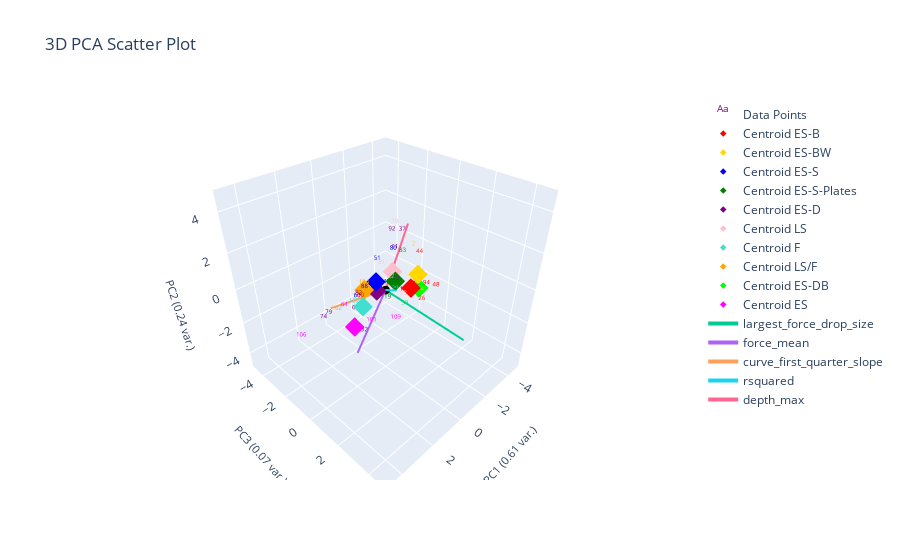
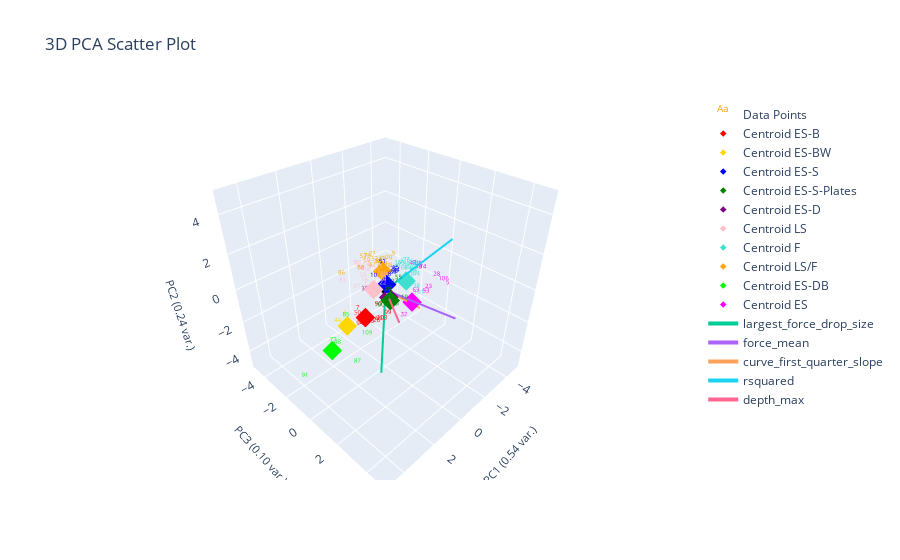

Notebook cell for these charts, in order:
### Markdown cell above
# Nearest Centroid
- Each class is represented by it's centroid, with test sample classified to the class with the nearest centroid

### Code cell
from sklearn.neighbors import NearestCentroid

X = plotting.extract_numerical_features(marions_labeled_data).values.tolist()
y = marions_labeled_data[f'{ylabel_name}_nums'].values.tolist()
nc = NearestCentroid()
nc.fit(X,y)
nc_predictions = pd.Series(nc.predict(clustering_features.values))

nc_actual = marions_labeled_data[f'{ylabel_name}_nums']
nc_changed_ylabel_idxs = loss(nc_predictions, nc_actual)
print(f'loss: {nc_changed_ylabel_idxs}')
nc_corrected_predictions = correct_pseudo_ylabels_to_actual(nc_predictions, nc_actual, nc_changed_ylabel_idxs)

print(data_features.loc[nc_changed_ylabel_idxs]['filenames'])

# ground truth don't move
plotting.plot_cluster_subplots(nc_corrected_predictions, curve_data, 
                                  clustering_method="Nearest Centroid", 
                                  cluster_category_names=cluster_num_to_ylabel,
                                  bold_idxs=nc_actual.index
                                  )

# # ground truth move
# plotting.plot_cluster_subplots(nc_predictions, curve_data,
#                                   clustering_method="Nearest Centroid", 
#                                   cluster_category_names=cluster_num_to_ylabel,
#                                   pseudo_corrections=nc_corrected_predictions,
#                                   bold_idxs=nc_actual.index
#                                   )

# plotting.pca_analysis(marions_labeled_data)

# pca plot Marion's labeled points 
centroids = pd.DataFrame(data=nc.centroids_, columns=plotting.extract_numerical_features(marions_labeled_data).columns)
centroids[f'{ylabel_name}_nums'] = nc.classes_
plotting.plot_pca(marions_labeled_data, marions_labeled_data[f'{ylabel_name}_nums'], 3,
                  graph_title=f'',
                  ylabel_name=ylabel_name,
                  centroids=centroids)

# plot all points and their pseudo labels
plotting.plot_pca(clustering_features, nc_predictions, 3,
                  graph_title=f'',
                  ylabel_name=ylabel_name,
                  centroids=centroids)

plotting.pca_analysis(clustering_features)

### Figure 1 — Plotly figure (JSON) as saved in the notebook; plotly's stock layout.template omitted (floating-point values rounded to 4 significant figures)
{"data": [{"mode": "text", "name": "Data Points", "text": ["1", "2", "3", "4", "13", "19", "22", "26", "29", "30", "32", "33", "37", "44", "45", "48", "50", "51", "53", "60", "61", "62", "63", "64", "72", "73", "74", "79", "80", "81", "82", "83", "88", "91", "92", "94", "101", "102", "104", "106", "109"], "textfont": {"color": ["purple", "gold", "red", "gold", "pink", "green", "pink", "red", "turquoise", "red", "purple", "purple", "purple", "red", "blue", "red", "lime", "blue", "pink", "blue", "purple", "turquoise", "purple", "magenta", "pink", "purple", "purple", "purple", "blue", "pink", "purple", "green", "blue", "lime", "purple", "red", "magenta", "turquoise", "orange", "magenta", "magenta"], "size": 6}, "type": "scatter3d", "x": [-1.074, -2.527, -0.5126, -1.879, -1.011, 0.6182, 0.05756, -1.011, 0.1794, 1.849, 1.239, 0.009419, -1.748, -2.802, -0.9999, -2.926, -0.9351, 0.4037, -0.02869, 1.958, -0.4991, 2.729, 1.766, 2.304, -0.05611, -2.744, 3.232, 2.961, -0.3326, -0.9349, 1.815, -0.9498, 1.302, -4.964, -0.9567, -1.837, 1.767, 2.138, 1.071, 4.148, -0.8183], "y": [-0.002104, -0.5521, 0.002216, 0.6927, -0.4122, 0.758, 0.4089, 1.411, 0.7943, 0.3063, -0.2117, 0.6544, -0.6236, -0.3753, -0.9498, 0.7163, 0.4125, -0.1548, 1.121, 0.1998, 0.06631, -0.1923, -0.1722, -0.2851, 0.3823, -0.4984, -0.6529, -0.6205, 0.1526, -1.234, 0.1412, 0.1569, -0.03736, -1.322, -0.5437, 0.9729, 0.8589, 0.2084, -0.3028, -1.199, -0.07459], "z": [-0.9362, 0.805, 0.3327, -1.017, 2.67, -0.1155, 0.5738, -0.733, 0.1547, 0.384, -2.293, 0.5752, 1.909, 0.3359, -0.9326, -1.252, -1.505, 1.447, -0.06217, 0.3692, 1.756, -0.1079, -0.6158, -0.2024, 1.043, -1.7, -0.5678, -0.4602, 1.788, 0.1447, 0.4022, 1.408, 0.4062, -1.612, 2.258, -0.4544, -0.7342, 0.1785, 0.4022, -1.415, -2.628]}, {"marker": {"color": "red", "size": 5, "symbol": "diamond"}, "mode": "markers", "name": "Centroid ES-B", "type": "scatter3d", "x": [-1.207], "y": [0.5055], "z": [-0.2312]}, {"marker": {"color": "gold", "size": 5, "symbol": "diamond"}, "mode": "markers", "name": "Centroid ES-BW", "type": "scatter3d", "x": [-2.203], "y": [0.07029], "z": [-0.1059]}, {"marker": {"color": "blue", "size": 5, "symbol": "diamond"}, "mode": "markers", "name": "Centroid ES-S", "type": "scatter3d", "x": [0.4662], "y": [-0.1579], "z": [0.6156]}, {"marker": {"color": "green", "size": 5, "symbol": "diamond"}, "mode": "markers", "name": "Centroid ES-S-Plates", "type": "scatter3d", "x": [-0.1658], "y": [0.4575], "z": [0.6464]}, {"marker": {"color": "purple", "size": 5, "symbol": "diamond"}, "mode": "markers", "name": "Centroid ES-D", "type": "scatter3d", "x": [0.3637], "y": [-0.2239], "z": [0.02976]}, {"marker": {"color": "pink", "size": 5, "symbol": "diamond"}, "mode": "markers", "name": "Centroid LS", "type": "scatter3d", "x": [-0.3946], "y": [0.05329], "z": [0.8739]}, {"marker": {"color": "turquoise", "size": 5, "symbol": "diamond"}, "mode": "markers", "name": "Centroid F", "type": "scatter3d", "x": [1.682], "y": [0.2701], "z": [0.07508]}, {"marker": {"color": "orange", "size": 5, "symbol": "diamond"}, "mode": "markers", "name": "Centroid LS/F", "type": "scatter3d", "x": [1.071], "y": [-0.3028], "z": [0.4022]}, {"marker": {"color": "lime", "size": 5, "symbol": "diamond"}, "mode": "markers", "name": "Centroid ES-DB", "type": "scatter3d", "x": [-2.95], "y": [-0.455], "z": [-1.558]}, {"marker": {"color": "magenta", "size": 5, "symbol": "diamond"}, "mode": "markers", "name": "Centroid ES", "type": "scatter3d", "x": [1.85], "y": [-0.175], "z": [-1.245]}, {"marker": {"color": "black", "size": 3}, "mode": "markers", "name": "Origin", "showlegend": false, "type": "scatter3d", "x": [0], "y": [0], "z": [0]}, {"line": {"width": 4}, "mode": "lines+text", "name": "largest_force_drop_size", "textposition": "top center", "type": "scatter3d", "x": [0, -2.292], "y": [0, 3.13], "z": [0, -2.595]}, {"line": {"width": 4}, "mode": "lines+text", "name": "force_mean", "textposition": "top center", "type": "scatter3d", "x": [0, 2.512], "y": [0, 0.7311], "z": [0, -1.855]}, {"line": {"width": 4}, "mode": "lines+text", "name": "curve_first_quarter_slope", "textposition": "top center", "type": "scatter3d", "x": [0, 1.571], "y": [0, -2.275], "z": [0, -1.462]}, {"line": {"width": 4}, "mode": "lines+text", "name": "rsquared", "textposition": "top center", "type": "scatter3d", "x": [0, 2.402], "y": [0, 2.985], "z": [0, 2.665]}, {"line": {"width": 4}, "mode": "lines+text", "name": "depth_max", "textposition": "top center", "type": "scatter3d", "x": [0, -2.28], "y": [0, -0.7625], "z": [0, 2.364]}], "layout": {"autosize": true, "scene": {"aspectmode": "cube", "xaxis": {"range": [-4.964, 4.964], "title": {"font": {"size": 11}, "text": "PC1 (0.61 var.)"}}, "yaxis": {"range": [-4.964, 4.964], "title": {"font": {"size": 11}, "text": "PC3 (0.07 var.)"}}, "zaxis": {"range": [-4.964, 4.964], "title": {"font": {"size": 11}, "text": "PC2 (0.24 var.)"}}}, "title": {"text": "3D PCA Scatter Plot"}}}

### Figure 2 — Plotly figure (JSON) as saved in the notebook; plotly's stock layout.template omitted (floating-point values rounded to 4 significant figures)
{"data": [{"mode": "text", "name": "Data Points", "text": ["0", "1", "2", "3", "4", "5", "6", "7", "8", "9", "10", "11", "12", "13", "14", "15", "16", "17", "18", "19", "20", "21", "22", "23", "24", "25", "26", "27", "28", "29", "30", "31", "32", "33", "34", "35", "36", "37", "38", "39", "40", "41", "42", "43", "44", "45", "46", "47", "48", "49", "50", "51", "52", "53", "54", "55", "56", "57", "58", "59", "60", "61", "62", "63", "64", "65", "66", "67", "68", "69", "70", "71", "72", "73", "74", "75", "76", "77", "78", "79", "80", "81", "82", "83", "84", "85", "86", "87", "88", "89", "90", "91", "92", "93", "94", "95", "96", "97", "98", "99", "100", "101", "102", "103", "104", "105", "106", "107", "108", "109"], "textfont": {"color": ["orange", "red", "gold", "pink", "red", "magenta", "turquoise", "red", "blue", "orange", "blue", "pink", "purple", "pink", "pink", "blue", "pink", "pink", "orange", "green", "orange", "pink", "pink", "magenta", "pink", "turquoise", "red", "orange", "magenta", "green", "turquoise", "turquoise", "magenta", "green", "blue", "purple", "turquoise", "pink", "turquoise", "blue", "turquoise", "purple", "orange", "turquoise", "gold", "purple", "magenta", "magenta", "lime", "turquoise", "red", "blue", "orange", "green", "orange", "green", "pink", "orange", "orange", "orange", "turquoise", "pink", "turquoise", "magenta", "turquoise", "turquoise", "turquoise", "turquoise", "lime", "red", "orange", "blue", "pink", "lime", "magenta", "blue", "orange", "turquoise", "pink", "magenta", "pink", "pink", "turquoise", "pink", "orange", "lime", "orange", "lime", "orange", "turquoise", "red", "lime", "pink", "magenta", "red", "blue", "turquoise", "pink", "pink", "red", "green", "turquoise", "turquoise", "red", "orange", "magenta", "magenta", "green", "orange", "lime"], "size": 6}, "type": "scatter3d", "x": [-0.3637, 1.456, 2.986, 0.9943, 2.244, -4.539, -1.399, 1.475, -0.1052, -1.368, 0.3603, 0.8018, -0.5093, 1.677, 1.326, -0.4754, 0.7791, 1.333, -0.2527, -0.09305, -0.5747, 0.8846, 0.5182, -2.507, 0.8553, -0.8573, 1.476, -0.5604, -3.987, 0.3745, -1.237, -1.449, -1.039, 0.582, -0.4252, 0.3098, -0.999, 2.322, -1.363, -0.2508, -0.8091, 0.0259, 0.1518, -1.71, 3.213, 1.368, -2.806, -2.516, 3.227, -0.8115, 1.275, 0.2332, -0.2252, 0.5751, -0.6819, 0.511, 1.916, 0.297, 0.4691, -0.09188, -1.363, 1.144, -2.237, -1.301, -1.8, -1.804, -0.7789, -1.49, 1.852, 1.663, 0.6444, 0.2955, 0.6557, 2.973, -2.906, 0.01511, 0.3729, -2.186, 0.8721, -2.599, 0.9793, 1.365, -1.228, 1.54, -0.2664, 1.316, 1.02, 2.066, -0.714, -1.561, 1.22, 5.12, 1.595, -3.034, 2.266, -0.36, -2.002, 1.477, 0.9579, 0.9219, 1.431, -1.257, -1.563, 1.225, -0.5233, -2.578, -3.995, 0.09073, -0.5202, 0.9818], "y": [-0.6313, -0.07081, 0.4193, -0.3946, -0.137, 0.3999, 0.4558, -0.4339, 0.1507, -0.8179, -0.4428, 0.2345, -0.1006, 0.4716, -0.3214, 0.2087, -0.6341, -0.3579, -0.7618, 1.182, -0.3501, 0.4442, 0.3406, 0.6626, -0.9958, 0.3314, 0.8828, -1.519, 0.003577, 0.5188, 0.6026, -0.2183, 0.3199, 0.7881, 0.296, -1.173, -0.1525, 0.5529, 0.799, 0.257, 0.2367, 0.2968, -0.7799, -0.2022, 0.2021, 0.3626, -0.3324, -0.4952, 0.06403, -0.0301, -0.6845, -0.00896, -0.9783, 1.229, -0.3207, 1.328, 0.5565, -1.229, -1.218, -1.409, 0.5672, 1.012, 0.04209, 0.8426, 0.3956, 0.3117, 0.4738, 0.4929, -0.888, 1.223, -1.078, 0.3863, 0.467, -0.5884, -0.1127, 0.5429, -0.8515, -0.6801, -1.104, -0.1671, 0.8533, -1.617, 0.3331, 0.8587, -0.7373, -1.558, -2.063, 0.05413, -0.9128, -0.09082, 0.7472, -0.07636, 0.4335, 0.07715, 0.5989, 0.2655, -0.2405, 0.5734, 0.0616, 1.074, 1.046, 1.054, 0.283, 1.003, -0.7457, -0.2794, 0.4994, 0.5748, -0.3991, -0.3547], "z": [0.5874, -1.211, 0.06544, 0.1409, -1.312, -2.087, -0.232, -0.9978, 0.4896, 0.6688, 0.3739, 1.094, -0.4869, 2.103, 1.291, 0.7304, 0.2048, 1.308, 0.751, -0.325, 1.008, 1.529, 0.4077, -1.183, 1.071, -0.3175, -0.9926, 0.7161, -1.446, 0.03338, 0.4258, 0.4633, -2.427, 0.3512, 0.6474, -0.8203, 0.6084, 1.212, -0.5067, 0.5818, 0.8481, -0.03874, 0.7247, -0.4965, -0.3646, -1.402, -0.5536, -0.2491, -1.749, 0.5253, -1.568, 1.295, 0.8004, -0.3045, 0.2675, 1.185, 1.62, 1.068, 0.4998, 0.5739, 0.4039, 1.275, 0.03713, -0.7166, -0.1659, 0.407, 0.6935, 0.04125, -2.375, -0.5664, 0.6188, 0.5204, 0.8017, -2.183, -0.4997, 1.024, 1.289, 0.01078, 0.9849, -0.3845, 1.368, 0.00176, 0.4501, 0.9005, 0.7379, -2.156, 0.05403, -3.801, 0.6376, 0.2826, -0.2312, -2.638, 1.714, -2.06, -0.8695, 0.6069, 0.1798, 1.843, -0.2335, -0.7254, -0.008115, -0.7115, 0.2973, -0.9165, 0.5014, -0.2322, -1.503, 0.3835, 0.5552, -2.845]}, {"marker": {"color": "red", "size": 5, "symbol": "diamond"}, "mode": "markers", "name": "Centroid ES-B", "type": "scatter3d", "x": [1.657], "y": [0.326], "z": [-0.5682]}, {"marker": {"color": "gold", "size": 5, "symbol": "diamond"}, "mode": "markers", "name": "Centroid ES-BW", "type": "scatter3d", "x": [2.615], "y": [0.1412], "z": [-0.6231]}, {"marker": {"color": "blue", "size": 5, "symbol": "diamond"}, "mode": "markers", "name": "Centroid ES-S", "type": "scatter3d", "x": [0.1006], "y": [0.1723], "z": [0.4603]}, {"marker": {"color": "green", "size": 5, "symbol": "diamond"}, "mode": "markers", "name": "Centroid ES-S-Plates", "type": "scatter3d", "x": [0.7232], "y": [1.02], "z": [0.2878]}, {"marker": {"color": "purple", "size": 5, "symbol": "diamond"}, "mode": "markers", "name": "Centroid ES-D", "type": "scatter3d", "x": [0.09068], "y": [0.3039], "z": [-0.2199]}, {"marker": {"color": "pink", "size": 5, "symbol": "diamond"}, "mode": "markers", "name": "Centroid LS", "type": "scatter3d", "x": [0.9583], "y": [0.1783], "z": [0.602]}, {"marker": {"color": "turquoise", "size": 5, "symbol": "diamond"}, "mode": "markers", "name": "Centroid F", "type": "scatter3d", "x": [-1.142], "y": [0.2813], "z": [0.1226]}, {"marker": {"color": "orange", "size": 5, "symbol": "diamond"}, "mode": "markers", "name": "Centroid LS/F", "type": "scatter3d", "x": [-0.5233], "y": [-0.7457], "z": [0.5014]}, {"marker": {"color": "lime", "size": 5, "symbol": "diamond"}, "mode": "markers", "name": "Centroid ES-DB", "type": "scatter3d", "x": [3.197], "y": [-0.3804], "z": [-2.103]}, {"marker": {"color": "magenta", "size": 5, "symbol": "diamond"}, "mode": "markers", "name": "Centroid ES", "type": "scatter3d", "x": [-1.518], "y": [0.3985], "z": [-1.307]}, {"marker": {"color": "black", "size": 3}, "mode": "markers", "name": "Origin", "showlegend": false, "type": "scatter3d", "x": [0], "y": [0], "z": [0]}, {"line": {"width": 4}, "mode": "lines+text", "name": "largest_force_drop_size", "textposition": "top center", "type": "scatter3d", "x": [0, 2.07], "y": [0, 1.788], "z": [0, -2.836]}, {"line": {"width": 4}, "mode": "lines+text", "name": "force_mean", "textposition": "top center", "type": "scatter3d", "x": [0, -2.392], "y": [0, 2.577], "z": [0, -1.665]}, {"line": {"width": 4}, "mode": "lines+text", "name": "curve_first_quarter_slope", "textposition": "top center", "type": "scatter3d", "x": [0, -2.248], "y": [0, 0.3589], "z": [0, -2.13]}, {"line": {"width": 4}, "mode": "lines+text", "name": "rsquared", "textposition": "top center", "type": "scatter3d", "x": [0, -2.025], "y": [0, 2.197], "z": [0, 2.865]}, {"line": {"width": 4}, "mode": "lines+text", "name": "depth_max", "textposition": "top center", "type": "scatter3d", "x": [0, 2.416], "y": [0, 3.195], "z": [0, 1.2]}], "layout": {"autosize": true, "scene": {"aspectmode": "cube", "xaxis": {"range": [-5.12, 5.12], "title": {"font": {"size": 11}, "text": "PC1 (0.54 var.)"}}, "yaxis": {"range": [-5.12, 5.12], "title": {"font": {"size": 11}, "text": "PC3 (0.10 var.)"}}, "zaxis": {"range": [-5.12, 5.12], "title": {"font": {"size": 11}, "text": "PC2 (0.24 var.)"}}}, "title": {"text": "3D PCA Scatter Plot"}}}
